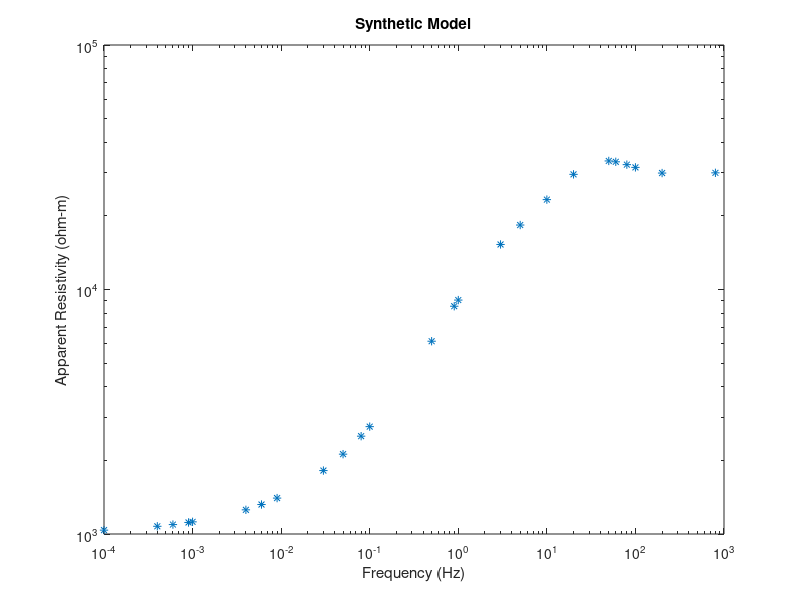
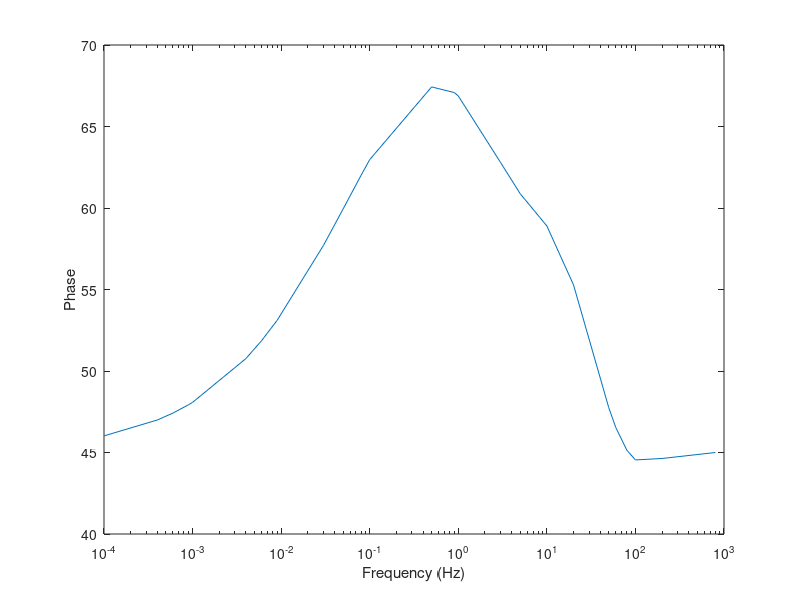

Source code (MATLAB) for these figures, in order:
close all;clear all;clc
frequencies=[0.0001 0.0004 0.0006 0.0009 0.001 0.004 0.006 0.009 0.03 0.05 0.08 0.1 0.5 0.9 1 3 5 10 20 50 60 80 100 200 800];
resistivities = [30000 5000 1000];% True model taken from shaw & shalivahan (2007)
thicknesses = [15000 18000];
nnn=length(frequencies);
for k = 1:nnn
    frequency = frequencies(k);
    mu = 4*pi*1E-7; %Magnetic Permeability (H/m)  
w = 2 * pi .* frequency; %Angular Frequency (Radians);
n=length(resistivities); %Number of Layers
impedances = zeros(n,1);

% Calculate basement impedance  
Zn = sqrt(sqrt(-1)*w*mu*resistivities(n)); 
impedances(n) = Zn; 
%Iterate through layers starting from layer j=n-1 (i.e. the layer above the basement)        
for j = n-1:-1:1
    resistivity = resistivities(j);
    thickness = thicknesses(j);
    dj = sqrt(sqrt(-1)* (w * mu * (1/resistivity)));
    wj = dj * resistivity;
       ej = exp(-2*thickness*dj);                     
      belowImpedance = impedances(j + 1);
    rj = (wj - belowImpedance)/(wj + belowImpedance); 
    re = rj*ej; 
    Zj = wj * ((1 - re)/(1 + re));
    impedances(j) = Zj;               
end
% Compute apparent resistivity from top layer impedance
Z= impedances(1);
absZ = abs(Z);
apparentResistivity = (absZ * absZ)/(mu * w);

r_cal(1,k) =frequency;
r_cal(2,k) = apparentResistivity;
re=real(Z);
img=imag(Z);
x=atan(img./re);
r_cal(3,k)=x;%.*(180/pi);
end
obs_data11=r_cal';
obs_data11=abs(obs_data11);%%%% Absolute value 
obs_data11(:,1)=frequencies;

figure
loglog(frequencies,obs_data11(:,2),'*')
r_cal=r_cal';
xlabel('Frequency (Hz)')
ylabel('Apparent Resistivity (ohm-m)') 
title('Synthetic Model')
%%%%%%Phase Calculation
phase=obs_data11(:,3).*(180/pi);%%Phase in degree
figure
semilogx(frequencies,phase)
xlabel('Frequency (Hz)')
ylabel('Phase') 
%%%%%%%save file in (.dat) format
save obs_data11.dat obs_data11 -ascii
